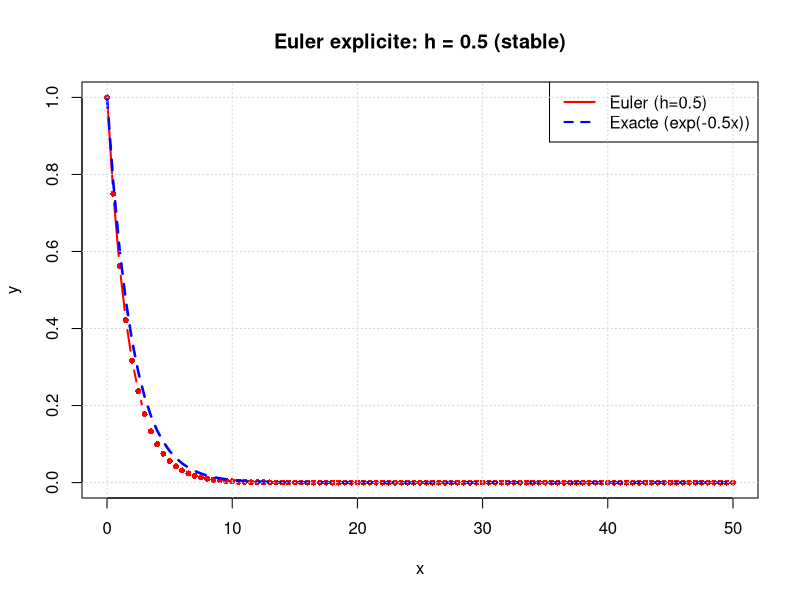
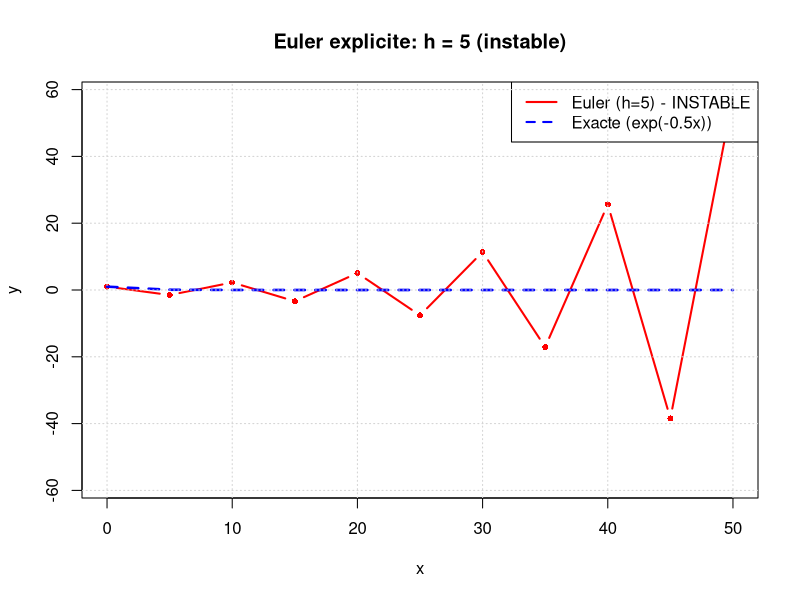
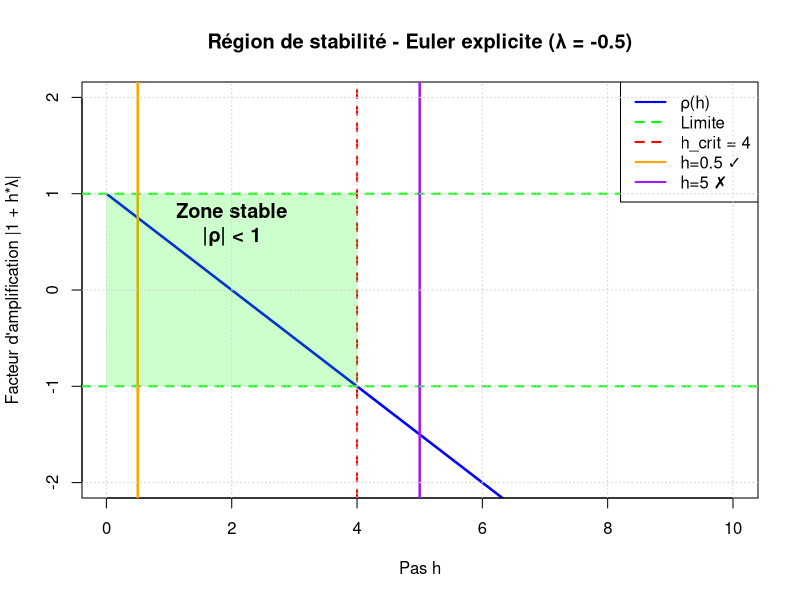
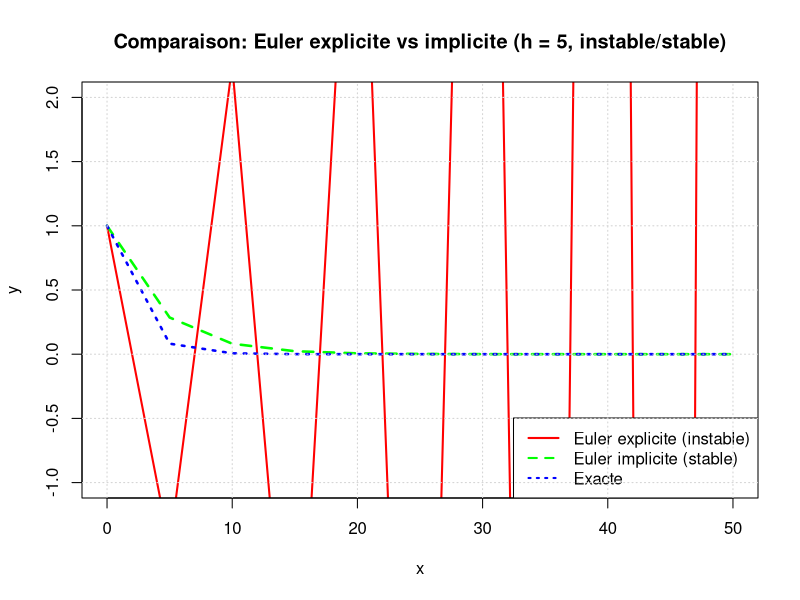
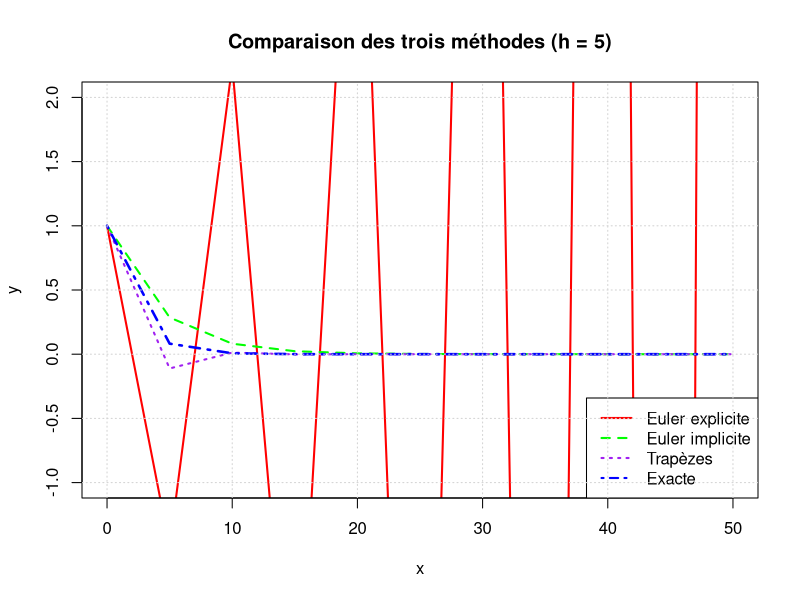
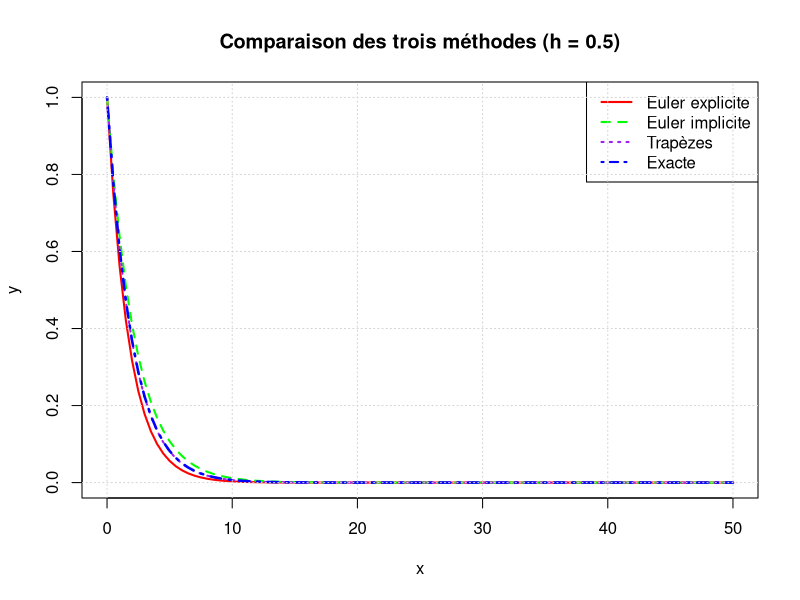
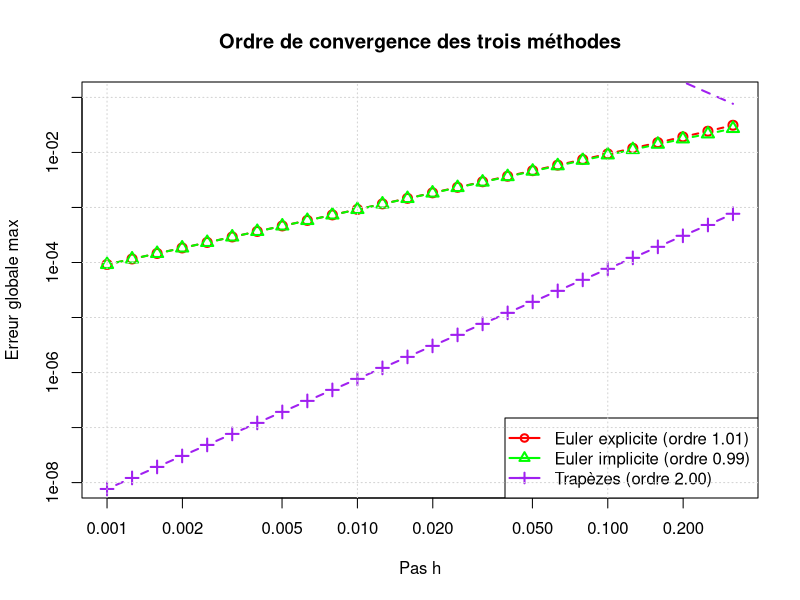

Recreate these plots in R, in order.
# Exercice 2 - Méthode des Trapèzes
# Stabilité numérique et équations raides

# ============================================================================
# CONFIGURATION: Dossier de sortie des images
# ============================================================================
output_dir <- "TP2/Partie 2/output"
dir.create(output_dir, recursive = TRUE, showWarnings = FALSE)
cat("Les images seront sauvegardées dans:", file.path(getwd(), output_dir), "\n\n")

# ============================================================================
# Problème de test: y'(x) = λy(x), y(0) = 1
# Solution exacte: y(x) = exp(λx)
# ============================================================================

lambda <- -0.5

# Solution exacte
y_exacte <- function(x, lambda) {
  exp(lambda * x)
}

# ============================================================================
# MÉTHODE 1: Euler explicite
# ============================================================================
euler_explicite <- function(lambda, x0, xf, y0, h) {
  n <- floor((xf - x0) / h)
  x <- seq(x0, x0 + n * h, by = h)
  y <- numeric(n + 1)
  y[1] <- y0
  
  for (i in 1:n) {
    y[i+1] <- y[i] * (1 + h * lambda)
  }
  
  return(list(x = x, y = y))
}

# ============================================================================
# MÉTHODE 2: Euler implicite
# ============================================================================
euler_implicite <- function(lambda, x0, xf, y0, h) {
  n <- floor((xf - x0) / h)
  x <- seq(x0, x0 + n * h, by = h)
  y <- numeric(n + 1)
  y[1] <- y0
  
  # y_{i+1} = y_i + h * lambda * y_{i+1}
  # y_{i+1} * (1 - h * lambda) = y_i
  # y_{i+1} = y_i / (1 - h * lambda)
  
  for (i in 1:n) {
    y[i+1] <- y[i] / (1 - h * lambda)
  }
  
  return(list(x = x, y = y))
}

# ============================================================================
# MÉTHODE 3: Méthode des trapèzes (implicite)
# ============================================================================
trapeze <- function(lambda, x0, xf, y0, h) {
  n <- floor((xf - x0) / h)
  x <- seq(x0, x0 + n * h, by = h)
  y <- numeric(n + 1)
  y[1] <- y0
  
  # y_{i+1} = y_i + (h/2) * (lambda * y_i + lambda * y_{i+1})
  # y_{i+1} = y_i + (h/2) * lambda * y_i + (h/2) * lambda * y_{i+1}
  # y_{i+1} * (1 - (h/2) * lambda) = y_i * (1 + (h/2) * lambda)
  # y_{i+1} = y_i * (1 + (h/2) * lambda) / (1 - (h/2) * lambda)
  
  coeff <- (1 + (h/2) * lambda) / (1 - (h/2) * lambda)
  
  for (i in 1:n) {
    y[i+1] <- y[i] * coeff
  }
  
  return(list(x = x, y = y))
}

# ============================================================================
# QUESTION 1: Euler explicite avec h = 0.5 et h = 5
# ============================================================================
cat("\n=== QUESTION 1: Euler explicite - Stabilité avec lambda = -0.5 ===\n\n")

x0 <- 0
xf <- 50
y0 <- 1

# Cas 1: h = 0.5 (stable)
h1 <- 0.5
sol_euler_h05 <- euler_explicite(lambda, x0, xf, y0, h1)
y_exact_h05 <- y_exacte(sol_euler_h05$x, lambda)

cat(sprintf("h = %.1f: Critère de stabilité |1 + h*lambda| = |1 + %.1f*(-0.5)| = |%.2f| < 1?\n", 
            h1, h1, 1 + h1 * lambda))
cat(sprintf("         %s (STABLE)\n", ifelse(abs(1 + h1 * lambda) < 1, "OUI", "NON")))

# Cas 2: h = 5 (instable)
h2 <- 5
sol_euler_h5 <- euler_explicite(lambda, x0, xf, y0, h2)
y_exact_h5 <- y_exacte(sol_euler_h5$x, lambda)

cat(sprintf("h = %.1f: Critère de stabilité |1 + h*lambda| = |1 + %.1f*(-0.5)| = |%.2f| < 1?\n", 
            h2, h2, 1 + h2 * lambda))
cat(sprintf("         %s (INSTABLE)\n", ifelse(abs(1 + h2 * lambda) < 1, "OUI", "NON")))

# Graphique 1: Euler h = 0.5 vs solution exacte
png(file.path(output_dir, "Ex2_1_Euler_h05_stable.png"), width = 900, height = 600)
plot(sol_euler_h05$x, sol_euler_h05$y, type = "b", col = "red", 
     main = "Euler explicite: h = 0.5 (stable)",
     xlab = "x", ylab = "y", lwd = 2, pch = 16, cex = 0.8)
lines(sol_euler_h05$x, y_exact_h05, col = "blue", lwd = 2.5, lty = 2)
legend("topright", c("Euler (h=0.5)", "Exacte (exp(-0.5x))"), 
       col = c("red", "blue"), lwd = 2, lty = c(1, 2))
grid()
dev.off()

# Graphique 2: Euler h = 5 vs solution exacte (montre l'instabilité)
png(file.path(output_dir, "Ex2_1_Euler_h5_instable.png"), width = 900, height = 600)
# Limitation pour la visualisation
ylim_val <- min(max(sol_euler_h5$y[1:50], na.rm = TRUE), 1e6)
plot(sol_euler_h5$x, sol_euler_h5$y, type = "b", col = "red", 
     main = "Euler explicite: h = 5 (instable)",
     xlab = "x", ylab = "y", lwd = 2, pch = 16, cex = 0.8,
     ylim = c(-ylim_val, ylim_val))
lines(sol_euler_h5$x, y_exact_h5, col = "blue", lwd = 2.5, lty = 2)
legend("topright", c("Euler (h=5) - INSTABLE", "Exacte (exp(-0.5x))"), 
       col = c("red", "blue"), lwd = 2, lty = c(1, 2))
grid()
dev.off()

cat(sprintf("\nObservations:\n"))
cat(sprintf("- Avec h=0.5: La solution approchée suit l'exacte (facteur %.4f < 1)\n", 1 + h1 * lambda))
cat(sprintf("- Avec h=5: La solution oscille et diverge (facteur %.2f, amplitude croît)\n", 1 + h2 * lambda))

# ============================================================================
# QUESTION 2: Analyse de la stabilité
# ============================================================================
cat("\n=== QUESTION 2: Condition de stabilité pour Euler explicite ===\n\n")

cat("Pour Euler explicite: y_{i+1} = y_i * (1 + h*lambda)\n")
cat("Le facteur d'amplification est: ρ(h,lambda) = 1 + h*lambda\n\n")
cat("Stabilité requiert: |ρ(h,lambda)| < 1\n")
cat("Soit: |1 + h*lambda| < 1\n\n")

# Pour lambda < 0 (équation décroissante):
cat("Pour lambda < 0 (décroissance):\n")
cat("  - |1 + h*lambda| < 1  ⟺  -1 < 1 + h*lambda < 1\n")
cat("  - Borne inférieure: 1 + h*lambda > -1  ⟹  h*lambda > -2  ⟹  h < -2/lambda = 2/|lambda|\n")
cat(sprintf("  - Ici lambda = %.1f, donc h_max = 2/|lambda| = %.1f\n", lambda, 2/abs(lambda)))

# Graphique 3: Région de stabilité
png(file.path(output_dir, "Ex2_2_Stabilite_Euler.png"), width = 900, height = 600)
h_vals <- seq(0.01, 10, by = 0.01)
rho <- 1 + h_vals * lambda
plot(h_vals, rho, type = "l", col = "blue", lwd = 2.5,
     main = "Région de stabilité - Euler explicite (λ = -0.5)",
     xlab = "Pas h", ylab = "Facteur d'amplification |1 + h*λ|", 
     ylim = c(-2, 2))
abline(h = 1, col = "green", lwd = 2, lty = 2)
abline(h = -1, col = "green", lwd = 2, lty = 2)
abline(v = 4, col = "red", lwd = 2, lty = 2)
abline(v = h1, col = "orange", lwd = 2.5, lty = 1)
abline(v = h2, col = "purple", lwd = 2.5, lty = 1)

# Zone stable
polygon(c(0, 4, 4, 0), c(-1, -1, 1, 1), col = rgb(0, 1, 0, 0.2), border = NA)
text(2, 0.7, "Zone stable\n|ρ| < 1", cex = 1.2, font = 2)

legend("topright", c("ρ(h)", "Limite", "h_crit = 4", "h=0.5 ✓", "h=5 ✗"), 
       col = c("blue", "green", "red", "orange", "purple"), lwd = 2, lty = c(1, 2, 2, 1, 1))
grid()
dev.off()

# ============================================================================
# QUESTION 3: Euler implicite vs Euler explicite
# ============================================================================
cat("\n=== QUESTION 3: Euler implicite (inconditionnellement stable) ===\n\n")

# Même test avec Euler implicite
sol_implicit_h05 <- euler_implicite(lambda, x0, xf, y0, h1)
sol_implicit_h5 <- euler_implicite(lambda, x0, xf, y0, h2)

cat(sprintf("Euler implicite: y_{i+1} = y_i / (1 - h*lambda)\n\n"))
cat(sprintf("h = %.1f: Facteur d'amplification = 1/(1 - %.1f*(-0.5)) = 1/%.2f = %.4f < 1 ✓ STABLE\n", 
            h1, h1, 1 - h1 * lambda, 1/(1 - h1 * lambda)))
cat(sprintf("h = %.1f: Facteur d'amplification = 1/(1 - %.1f*(-0.5)) = 1/%.2f = %.4f < 1 ✓ STABLE\n", 
            h2, h2, 1 - h2 * lambda, 1/(1 - h2 * lambda)))

# Graphique 4: Comparaison Euler explicite vs implicite (h=5)
png(file.path(output_dir, "Ex2_3_Euler_Explicit_vs_Implicit_h5.png"), width = 900, height = 600)
plot(sol_euler_h5$x, sol_euler_h5$y, type = "l", col = "red", 
     main = "Comparaison: Euler explicite vs implicite (h = 5, instable/stable)",
     xlab = "x", ylab = "y", lwd = 2, lty = 1,
     ylim = c(-1, 2))
lines(sol_implicit_h5$x, sol_implicit_h5$y, col = "green", lwd = 2.5, lty = 2)
lines(sol_euler_h5$x, y_exact_h5, col = "blue", lwd = 2.5, lty = 3)
legend("bottomright", c("Euler explicite (instable)", "Euler implicite (stable)", "Exacte"), 
       col = c("red", "green", "blue"), lwd = 2, lty = c(1, 2, 3))
grid()
dev.off()

# ============================================================================
# QUESTION 4: Méthode des trapèzes
# ============================================================================
cat("\n=== QUESTION 4: Méthode des trapèzes (ordre 2, inconditionnellement stable) ===\n\n")

sol_trap_h05 <- trapeze(lambda, x0, xf, y0, h1)
sol_trap_h5 <- trapeze(lambda, x0, xf, y0, h2)

cat(sprintf("Méthode des trapèzes: y_{i+1} = y_i * (1 + h*lambda/2) / (1 - h*lambda/2)\n\n"))
cat(sprintf("h = %.1f: Facteur = (1 + %.2f)/(1 - %.2f) = %.4f\n", 
            h1, h1 * lambda / 2, h1 * lambda / 2, (1 + h1 * lambda / 2)/(1 - h1 * lambda / 2)))
cat(sprintf("h = %.1f: Facteur = (1 + %.2f)/(1 - %.2f) = %.4f\n", 
            h2, h2 * lambda / 2, h2 * lambda / 2, (1 + h2 * lambda / 2)/(1 - h2 * lambda / 2)))

# Graphique 5: Comparaison des trois méthodes (h=5)
png(file.path(output_dir, "Ex2_4_Comparaison_methodes_h5.png"), width = 900, height = 600)
plot(sol_euler_h5$x, sol_euler_h5$y, type = "l", col = "red", 
     main = "Comparaison des trois méthodes (h = 5)",
     xlab = "x", ylab = "y", lwd = 2, lty = 1,
     ylim = c(-1, 2))
lines(sol_implicit_h5$x, sol_implicit_h5$y, col = "green", lwd = 2, lty = 2)
lines(sol_trap_h5$x, sol_trap_h5$y, col = "purple", lwd = 2, lty = 3)
lines(sol_euler_h5$x, y_exact_h5, col = "blue", lwd = 2.5, lty = 4)
legend("bottomright", c("Euler explicite", "Euler implicite", "Trapèzes", "Exacte"), 
       col = c("red", "green", "purple", "blue"), lwd = 2, lty = c(1, 2, 3, 4))
grid()
dev.off()

# Graphique 6: Comparaison (h=0.5) - toutes les méthodes convergent
png(file.path(output_dir, "Ex2_4_Comparaison_methodes_h05.png"), width = 900, height = 600)
sol_euler_h05 <- euler_explicite(lambda, x0, xf, y0, h1)
sol_implicit_h05 <- euler_implicite(lambda, x0, xf, y0, h1)
sol_trap_h05 <- trapeze(lambda, x0, xf, y0, h1)

plot(sol_euler_h05$x, sol_euler_h05$y, type = "l", col = "red", 
     main = "Comparaison des trois méthodes (h = 0.5)",
     xlab = "x", ylab = "y", lwd = 2, lty = 1)
lines(sol_implicit_h05$x, sol_implicit_h05$y, col = "green", lwd = 2, lty = 2)
lines(sol_trap_h05$x, sol_trap_h05$y, col = "purple", lwd = 2, lty = 3)
lines(sol_euler_h05$x, y_exact_h05, col = "blue", lwd = 2.5, lty = 4)
legend("topright", c("Euler explicite", "Euler implicite", "Trapèzes", "Exacte"), 
       col = c("red", "green", "purple", "blue"), lwd = 2, lty = c(1, 2, 3, 4))
grid()
dev.off()

# ============================================================================
# ANALYSE DE CONVERGENCE - Ordre de la méthode des trapèzes
# ============================================================================
cat("\n=== ANALYSE DE CONVERGENCE - Ordre des méthodes (intervalle x ∈ [0, 3]) ===\n\n")

# Utiliser un intervalle d'intégration réduit pour le calcul d'ordre
xf_order <- 2

h_values <- 10^seq(-3, -0.5, by = 0.1)  # h de 10^-3 à ~0.3
errors_euler <- numeric(length(h_values))
errors_implicit <- numeric(length(h_values))
errors_trap <- numeric(length(h_values))

# Solution de référence avec un très petit h
h_ref <- 0.001
sol_ref <- trapeze(lambda, x0, xf_order, y0, h_ref)
y_exact_ref <- y_exacte(sol_ref$x, lambda)

for (i in seq_along(h_values)) {
  h <- h_values[i]
  
  # Euler explicite
  sol <- euler_explicite(lambda, x0, xf_order, y0, h)
  y_exact <- y_exacte(sol$x, lambda)
  errors_euler[i] <- max(abs(sol$y - y_exact))
  
  # Euler implicite
  sol <- euler_implicite(lambda, x0, xf_order, y0, h)
  y_exact <- y_exacte(sol$x, lambda)
  errors_implicit[i] <- max(abs(sol$y - y_exact))
  
  # Trapèzes
  sol <- trapeze(lambda, x0, xf_order, y0, h)
  y_exact <- y_exacte(sol$x, lambda)
  errors_trap[i] <- max(abs(sol$y - y_exact))
}

# Calcul des ordres
fit_euler <- lm(log(errors_euler) ~ log(h_values))
fit_implicit <- lm(log(errors_implicit) ~ log(h_values))
fit_trap <- lm(log(errors_trap) ~ log(h_values))

order_euler <- fit_euler$coefficients[2]
order_implicit <- fit_implicit$coefficients[2]
order_trap <- fit_trap$coefficients[2]

cat(sprintf("Ordre d'Euler explicite:      %.3f (théorique: 1)\n", order_euler))
cat(sprintf("Ordre d'Euler implicite:      %.3f (théorique: 1)\n", order_implicit))
cat(sprintf("Ordre des trapèzes:           %.3f (théorique: 2)\n", order_trap))

# Graphique 7: Convergence
png(file.path(output_dir, "Ex2_5_Ordres_convergence.png"), width = 900, height = 600)
plot(h_values, errors_euler, type = "b", pch = 1, log = "xy",
     main = "Ordre de convergence des trois méthodes",
     xlab = "Pas h", ylab = "Erreur globale max",
     lwd = 2, cex = 1.2, col = "red", ylim = c(1e-8, 1e-1))
points(h_values, errors_implicit, type = "b", col = "green", lwd = 2, cex = 1.2, pch = 2)
points(h_values, errors_trap, type = "b", col = "purple", lwd = 2, cex = 1.2, pch = 3)

# Droites de tendance
x_line <- range(h_values)
y_euler <- exp(fit_euler$coefficients[1]) * x_line^(-order_euler)
y_implicit <- exp(fit_implicit$coefficients[1]) * x_line^(-order_implicit)
y_trap <- exp(fit_trap$coefficients[1]) * x_line^(-order_trap)
lines(x_line, y_euler, col = "red", lwd = 2, lty = 2)
lines(x_line, y_implicit, col = "green", lwd = 2, lty = 2)
lines(x_line, y_trap, col = "purple", lwd = 2, lty = 2)

legend("bottomright",
       c(sprintf("Euler explicite (ordre %.2f)", order_euler),
         sprintf("Euler implicite (ordre %.2f)", order_implicit),
         sprintf("Trapèzes (ordre %.2f)", order_trap)),
       col = c("red", "green", "purple"), lwd = 2, pch = c(1, 2, 3))
grid()
dev.off()

# ============================================================================
# RÉSUMÉ ET CONCLUSIONS
# ============================================================================
cat("\n=== RÉSUMÉ ET CONCLUSIONS ===\n\n")

cat("1. STABILITÉ NUMÉRIQUE:\n")
cat("   - Euler explicite: conditionnellement stable (h < 4 pour λ = -0.5)\n")
cat("   - Euler implicite: inconditionnellement stable (stable pour tout h)\n")
cat("   - Trapèzes: inconditionnellement stable (stable pour tout h)\n\n")

cat("2. PRÉCISION:\n")
cat("   - Euler explicite et implicite: ordre 1 (O(h))\n")
cat("   - Trapèzes: ordre 2 (O(h²))\n\n")

cat("3. RECOMMANDATIONS:\n")
cat("   - Pour les équations raides (λ très négatif): préférer implicite ou trapèzes\n")
cat("   - Les trapèzes offrent le meilleur compromis (ordre 2 + stabilité)\n\n")

cat("\n Tous les graphiques ont été générés.\n")
